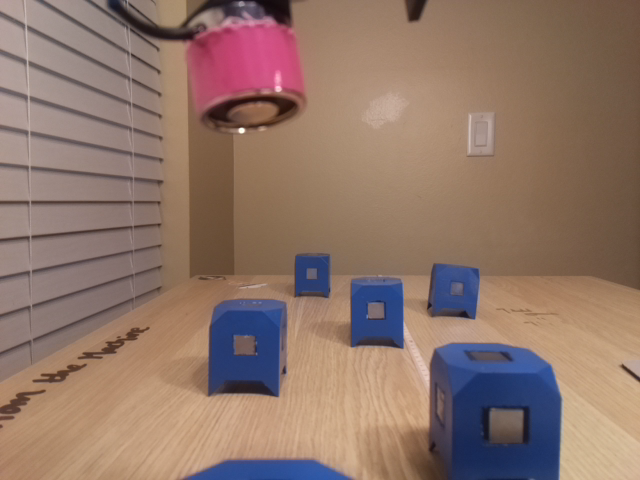
#> input picture src/vision/block_test/block_test_0.png, 640 x 480 px
$ python -i image_processor.py   (imports and definitions only)
#> lines starting #> are read from the running program, lines starting #| are printed output that depends on the picture; after the words box and inside, x2 and y2 are one past the last pixel; in counts of white or black regions, pixels touching at a corner belong together
### src/vision/building_block.py
#!/usr/bin/env python3

import numpy as np

class Block:

    def __init__(self, width, height, area, centroid, p_o):

        self.pixel_dim      = {'width':width, 'height':height, 'area':area}
        self.centroid       = centroid  # centroid stored as (x:col, y:row)
        self.pixel_o        = p_o       # starting pixel stored as (x:col, y:row)
        # self.label_matrix   = []

        """ {'p_min':, 'p_max':, 'width':,'height':, 'centroid':,
            'area', 'label_id'} """
        self.metal_blobs    = []

        self.feature_array  = []
        self.updateFeatureArray()

    def addMetalBlob(self, blob_list):

        """ @param blob_list dictionary list containing features of the blob associated
                    with the block """

        self.metal_blobs = blob_list

    # [7 lines left out: function updateBlock, not called in this run]


    def updateFeatureArray(self):
        """ update so that elements in order are:
            top left corner, top right corner,
            bottom left corner, bottom right corner, and centroid """
        x, y    = self.pixel_o
        w       = self.pixel_dim.get('width')
        h       = self.pixel_dim.get('height')
        self.feature_array = np.array([(x, y), (x+w, y), (x, y+h), (x+w, y+h), self.centroid])

### src/vision/pixel_grid.py

from cmath import inf
from re import X
import numpy as np
from math import atan2, sqrt

DEBUG = False

class PixelGrid:


    def __init__(self, max_row, max_col, resolution) -> None:

        """ pixel grid dimensions """

        # take in max row and column
        self.max_row = max_row
        self.max_col = max_col

        # store in reverse order for handling pixel geometric
        self.max_x = max_col
        self.max_y = max_row

        # [4 lines of commented-out code are left out]


        """ center column window """
        # grid centroid as x:column, y:row
        self.centroid           = (int(self.max_x//2), int(self.max_y//2))

        # pixel used to make nearness measurements,  centroid-x, max y
        self.pixel_anchor       = (self.centroid[0], self.max_y - 1)

        # build scanning window
        self.dx                 = 25                                        # delta used to build boundaries
        self.window_offset      = 50                                        # slight offset from center of image x-axis
        self.window_base_x      = self.pixel_anchor[0] - self.window_offset # shift the center slightly left in image
        self.winow_max_x        = self.window_base_x + self.dx              # max x in boundary
        self.winow_min_x        = self.window_base_x - self.dx              # min x in boundary
        self.window_anchor      = (self.window_base_x, self.pixel_anchor[1])
        self.scanning_border = {'start_line_1'  : (self.winow_min_x, 0), \
                                'end_line_1'    : (self.winow_min_x, self.max_y - 1), \
                                'start_line_2'  : (self.winow_max_x, 0), \
                                'end_line_2'    :(self.winow_max_x, self.max_y - 1)}


        if DEBUG:
            print("Pixel Grid initialization")
            print("\tgrid dimension: %f, %f \n all other variables in (x:col, y:row) format\n" % (self.max_row,  self.max_col))
            print("\tgrid centroid: ", self.centroid)
            print("\tpixel_anchor: ", self.pixel_anchor)
            print("\scanning border: ", self.scanning_border)


    # [13 lines left out: function pixelDistanceHeuristic, not called in this run]

    # [68 lines of commented-out code are left out]

### src/vision/image_processor.py
#!/usr/bin/env python3

import cv2 as cv
import numpy as np

# from vision.building_block import Block
# from vision.pixel_grid import PixelGrid

from building_block import Block
from pixel_grid import PixelGrid

class ImageProcessor:

    def __init__(self) -> None:

        # HSV color filters with lower and upper thresholds
        self.block_filter_HSV  = {'lower':np.array([105, 110, 20], dtype = "uint8"), \
                                    'upper':np.array([115, 255, 255],  dtype = "uint8")}


        self.emag_filter_HSV   = {'lower':np.array([155, 100, 20], dtype = "uint8"), \
                                'upper':np.array([170, 255, 255],  dtype = "uint8")}

        # hard coded to image properties of raspi cam
        self.pix_grid = PixelGrid(480, 640, 25)

        """ thresholds for filtering objects in pixel space
                (element 0 is min and element 1 is max)     """
        # single block
        self.block_thresh = {'width':(45,175), 'height':(45,180), 'area':(4000,20000)}
        self.near_block_thresh = {'width':(200,400), 'height':(200,400), 'area':(20000,40000)}
        self.metal_thresh = {'width':(20,50), 'height':(10,50), 'area':(200,2000)}
        self.emag_thresh  = {'width':(50,150), 'height':(30,100), 'area':(2500,4500)}

        self.emag_param         = {'erosion':4, 'dilation':2}
        self.block_open_param   = {'erosion':2, 'dilation':3}
        self.metal_open_param   = {'erosion':3, 'dilation':4}


    def getConnectedComponents(self, img_binary, connectivity):
        """ @param binary - binary thresholded image
            @param connectivity - 4 is diamond neighboorhood, 8 is square neighboorhood
            @param filter - 0 return all components, 1- filter based on constraint
            @return 4tuple - (count, label, stats, centroids)
                            count - number of components
                            label - same dim as image, each element consists of an int indicating the component it belongs to
                            stats - nx5 matrix containing stats
                            centroids - nx2 matrix containing centroid
            @note returns all connected components (first component is always the background) """

        if (connectivity != 4 and connectivity != 8):
            connectivity = 8

        # features to return (numLabels, labels, stats, centroids)
        return cv.connectedComponentsWithStats(img_binary, connectivity, cv.CV_32S)

    def filterComponents(self, comp_tuple, threshold):
        """ @param comp_tuple:      4-tuple containing connected components and there statistics
            @param threshold:       threshold used for filtering as a dict
            @note accessing stats:  x = stats[i, cv2.CC_STAT_LEFT]      - starting x coordinate of the component
	                                y = stats[i, cv2.CC_STAT_TOP]       - starting y coordinate of the component
	                                w = stats[i, cv2.CC_STAT_WIDTH]     - width of the component
	                                h = stats[i, cv2.CC_STAT_HEIGHT]    - height of the component
	                                area = stats[i, cv2.CC_STAT_AREA]   - area (in pixels)  """

        # get upper and lower bounds from threshold dictionary
        (min_width, max_width)      = threshold.get('width')
        (min_height, max_height)    = threshold.get('height')
        (min_area, max_area)        = threshold.get('area')

        # unpack connected component tuple
        (label_count, _, stats, centroids) = comp_tuple

        # store inlier indices
        inlier_labels = []

        # iterate over number of components
        for ix in range(0, label_count):

            w, h    = stats[ix, cv.CC_STAT_WIDTH], stats[ix, cv.CC_STAT_HEIGHT]
            area    = stats[ix, cv.CC_STAT_AREA]

            # check that component satisfies thresholds
            if (w >= min_width and w <= max_width) and (h >= min_height and h <= max_height) and (area >= min_area and area <= max_area):

                inlier_labels.append(ix) # add inlier index

        return inlier_labels


    """ tracking/detection functions """

    # [35 lines left out: function trackBlockTransport, not called in this run]

    def matchComponents(self, comp_p, inlier_ix_p, comp_s, inlier_ix_s):

        # return if there are not sufficient components
        if len(inlier_ix_p) == 0 or len(inlier_ix_s) == 0:
            return []

        block_list   = []    # list of running block objects to return
        matched_ix   = []    # list of associated indices to prevent over-processing

        # extract component containers
        (_, label_matrix_p, stats_p, centroids_p) = comp_p  # primary blobs
        (_, label_matrix_s, stats_s, centroids_s) = comp_s  # sub blobs

        # iterate over each inlier label to access inlier primary components
        for ix_p in inlier_ix_p:

            # construct pixel space geofence for filtering sub-blobs
            w_p, h_p        = stats_p[ix_p, cv.CC_STAT_WIDTH], stats_p[ix_p, cv.CC_STAT_HEIGHT]
            min_xp, min_yp  = stats_p[ix_p, cv.CC_STAT_LEFT], stats_p[ix_p, cv.CC_STAT_TOP]
            pixel_geofence  = {'min_coordinate': (min_xp, min_yp), 'max_coordinate': (min_xp + w_p, min_yp + h_p)}

            # store all associations to this primary blob
            association_list = []

            # compare non-associated sub-blobs to current primary
            for ix_s in inlier_ix_s:

                # skip if label has already been associated
                if ix_s in matched_ix:
                    continue

                # get pixel features used for matching test
                cX_s, cY_s  = centroids_s[ix_s]
                w_s, h_s    = stats_s[ix_s, cv.CC_STAT_WIDTH], stats_s[ix_s, cv.CC_STAT_HEIGHT]
                x_s, y_s    = stats_s[ix_s, cv.CC_STAT_LEFT], stats_s[ix_s, cv.CC_STAT_TOP]

                # check that sub blob is within primary blob
                if self.isBlobInBlob(pixel_geofence, (cX_s, cY_s)):

                    blob_dict = {'p_min': (x_s, y_s), 'p_max': (x_s+w_s, y_s+h_s), 'width':w_s, 'height':h_s, \
                                'centroid':(cX_s, cY_s), 'area':stats_s[ix_s, cv.CC_STAT_AREA], 'label_id':ix_s}

                    association_list.append(blob_dict)  # add index to associations for this primary iteration
                    matched_ix.append(ix_s)          # add sub blob index to known associations

            # if number of associations is reasonable then keep label composition
            if len(association_list) > 0 and len(association_list) <= 3:

                # construct block and add to list
                block = Block(width=w_p, height=h_p, area=stats_p[ix_p, cv.CC_STAT_AREA], centroid=centroids_p[ix_p], p_o=(min_xp, min_yp))
                block.addMetalBlob(association_list)    # add associated metal blobs to block
                block_list.append(block)                # update associated metal indices

        return block_list

    def isBlobInBlob(self, pixel_GF, centroid):
        """(0,0)
        min(x,y)                    max(x),min(y)
                        *********
                        *   c   *
                        *       *
                        *       *
                        *********
        min(x),max(y)               max(x),max(y)  """

        # get min and max pixel geofence coordinates
        min_x, min_y    = pixel_GF.get('min_coordinate')
        max_x, max_y    = pixel_GF.get('max_coordinate')

        # get centroid to test position within blob
        (cx, cy)        = centroid

        if (cx > min_x and cy > min_y) and (cx < max_x and cy > min_y) and (cx > min_x and cy < max_y) and (cx < max_x and cy < max_y):
            return True
        else:
            return False


    def detectBlocks(self, src_img):

        # apply color filter to get block mask and then inverse to get metal mask
        block_mask  = self.filterColor(img_bgr=src_img, filter=self.block_filter_HSV)
        metal_mask  = cv.bitwise_not(block_mask)

        # open both masks with different structuring elements
        opened_block_mask   = self.compoundOpenImage(src_img=block_mask, param_dict=self.block_open_param)
        opened_metal_mask   = self.compoundOpenImage(src_img=metal_mask, param_dict=self.metal_open_param)

        # get connected components within masks
        block_comps = self.getConnectedComponents(img_binary=opened_block_mask, connectivity=8)
        metal_comps = self.getConnectedComponents(img_binary=opened_metal_mask, connectivity=8)

        # filter components and retrieve inlier labels
        block_label_list = self.filterComponents(comp_tuple=block_comps, threshold=self.block_thresh)
        metal_label_list = self.filterComponents(comp_tuple=metal_comps, threshold=self.metal_thresh)

        # make blue block and metal associations
        block_obj_list = self.matchComponents(comp_p=block_comps, inlier_ix_p=block_label_list, \
                                                comp_s=metal_comps, inlier_ix_s=metal_label_list)

        return block_obj_list

    # [120 lines left out: functions getBlockTarget, getBlockCorrespondence, not called in this run]

        # [6 lines of commented-out code are left out]

    def filterColor(self, img_bgr, filter):
        """
        Find indices of image within range of lower and upper bound in HSV color range.
        @param img_bgr  - BGR image
        @param filter   - lower and upper bound of HSV range as a dict
        @return: binary mask describing inbound indices """
        lower = filter.get('lower')
        upper = filter.get('upper')

        return cv.inRange(cv.cvtColor(img_bgr, cv.COLOR_BGR2HSV), lower, upper)


    def applyErosion(self, kernal_size, src, shape):

        if (shape=="rectangle"):
            erosion_shape = cv.MORPH_RECT
        elif (shape=="cross"):
            erosion_shape = cv.MORPH_CROSS
        elif (shape=="ellipse"):
            erosion_shape = cv.MORPH_ELLIPSE

        element = cv.getStructuringElement(erosion_shape, (2 * kernal_size + 1, 2 * kernal_size + 1),
                                       (kernal_size, kernal_size))

        return cv.erode(src, element)

    def applyDilation(self, kernal_size, src, shape):

        if (shape=="rectangle"):
            dilation_shape = cv.MORPH_RECT
        elif (shape=="cross"):
            dilation_shape = cv.MORPH_CROSS
        elif (shape=="ellipse"):
            dilation_shape = cv.MORPH_ELLIPSE

        element = cv.getStructuringElement(dilation_shape, (2 * kernal_size + 1, 2 * kernal_size + 1),
                                       (kernal_size, kernal_size))

        return cv.dilate(src, element)

    def compoundOpenImage(self, src_img, param_dict):

        # extract kernal scaler from open parameter dictionary
        erosion_kernal  = param_dict.get('erosion')
        dilation_kernal = param_dict.get('dilation')

        img_erosion     = self.applyErosion(erosion_kernal, src_img, "cross")
        opened_img      = self.applyDilation(dilation_kernal, img_erosion, "rectangle")

        return opened_img

    # [52 lines left out: functions displayImg, viewComponents, displayImgProperties, not called in this run]

    def convert_bgr2rgb(self, img_bgr):
        return cv.cvtColor(img_bgr, cv.COLOR_BGR2RGB)

    def convert_bgr2grayscale(self, img_bgr):
        return cv.cvtColor(img_bgr, cv.COLOR_BGR2GRAY)


    # [24 lines left out: function applyThreshold, not called in this run]


    def getContours(self, bin_img):
        contours, hierarchy = cv.findContours(bin_img, cv.RETR_TREE, cv.CHAIN_APPROX_SIMPLE)
        return contours

>>> import cv2
>>> picture = cv2.imread('block_test/block_test_0.png')
#> picture is the input picture: shape (480, 640, 3); mean B, G, R 104.9, 117.2, 143.3
>>> result = ImageProcessor().detectBlocks(picture)
#> in filterColor, `return cv.inRange(cv.cvtColor(img_bgr, cv.COLOR_BGR2HSV), lower, upper)`:
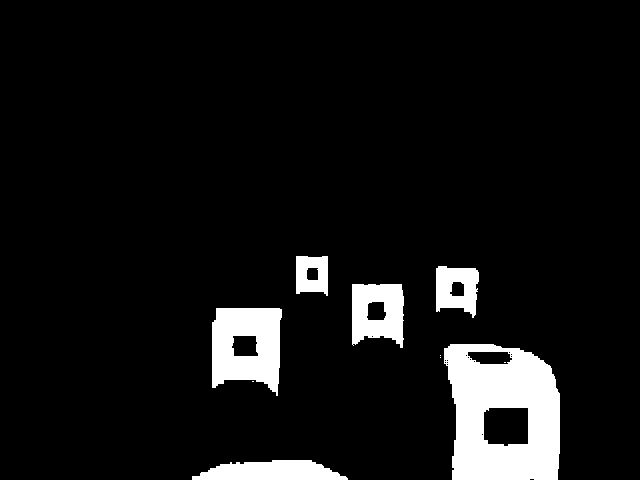
#> returned value: shape (480, 640); 7.8% white; 10 white regions (4 under 20 px), largest, box (x1, y1, x2, y2) and area: (444, 344, 560, 480) 11837, (212, 308, 282, 396) 4614, (352, 284, 404, 348) 2560, (192, 460, 348, 480) 2322, (436, 266, 479, 318) 1589, (296, 256, 328, 296) 1030
#> in applyErosion, `return cv.erode(src, element)`:
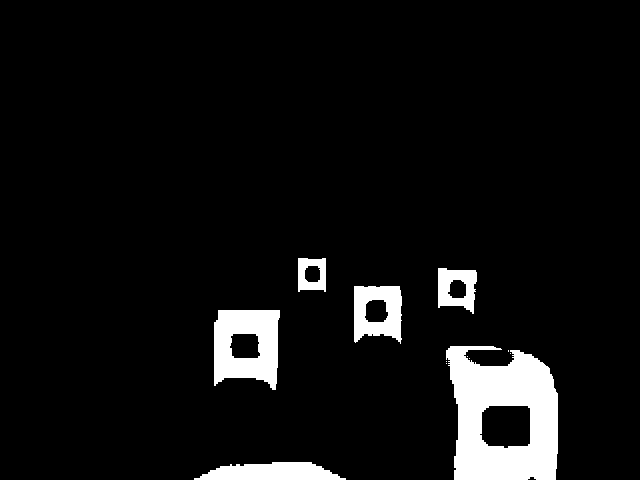
#> returned value: shape (480, 640); 6.6% white; 12 white regions (6 under 20 px), largest, box (x1, y1, x2, y2) and area: (446, 346, 558, 480) 10592, (214, 310, 280, 390) 3850, (194, 462, 346, 480) 2000, (354, 286, 402, 344) 1980, (438, 268, 477, 314) 1152, (298, 258, 326, 292) 673
#> in applyDilation, `return cv.dilate(src, element)`:
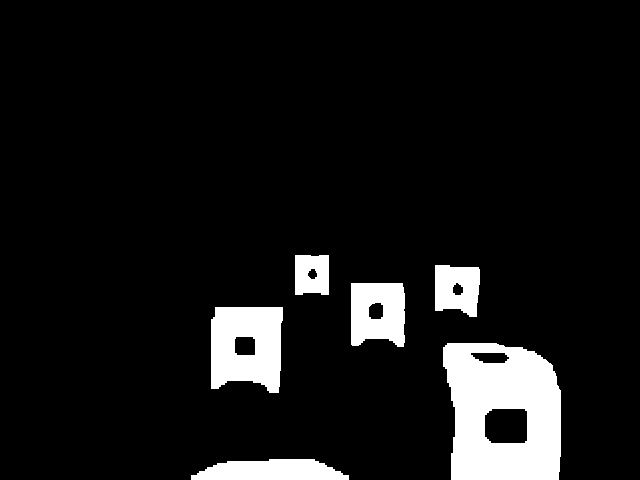
#> returned value: shape (480, 640); 8.6% white; 6 white regions, box (x1, y1, x2, y2) and area: (443, 343, 561, 480) 12704, (211, 307, 283, 393) 5092, (351, 283, 405, 347) 2964, (191, 459, 349, 480) 2598, (435, 265, 480, 317) 1895, (295, 255, 329, 295) 1250
#> call 2 of applyErosion, with kernal_size = 3, shape = 'cross'
#> in applyErosion (call 2), `return cv.erode(src, element)`:
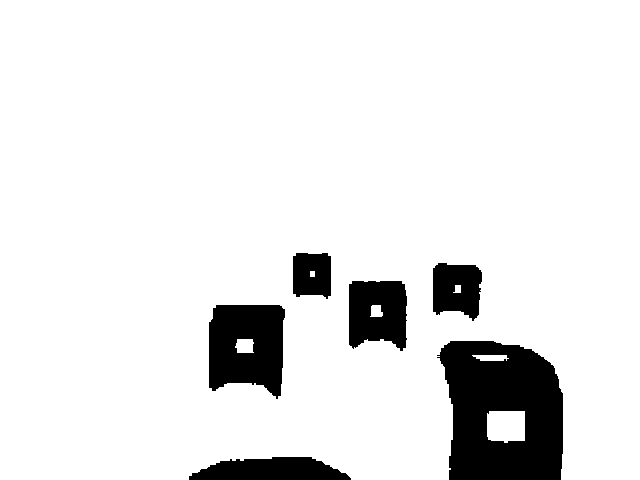
#> returned value: shape (480, 640); 90.4% white; 6 black regions, box (x1, y1, x2, y2) and area: (437, 341, 563, 480) 13624, (209, 305, 285, 399) 5754, (349, 281, 407, 351) 3418, (189, 457, 351, 480) 2817, (433, 263, 482, 321) 2237, (293, 253, 331, 299) 1555
#> call 2 of applyDilation, with kernal_size = 4, shape = 'rectangle'
#> in applyDilation (call 2), `return cv.dilate(src, element)`:
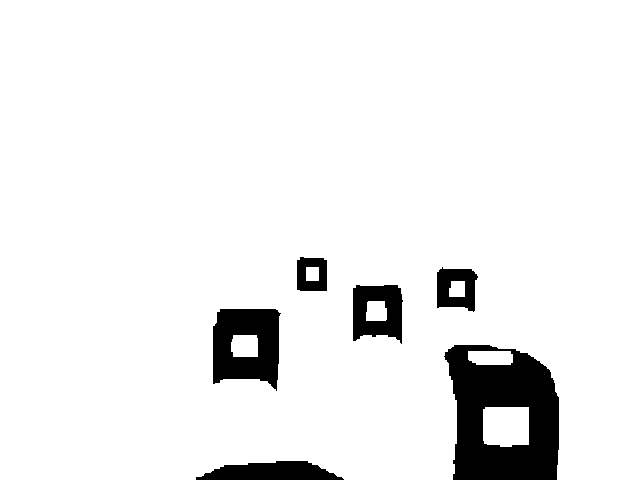
#> returned value: shape (480, 640); 93.1% white; 6 black regions, box (x1, y1, x2, y2) and area: (444, 345, 559, 480) 10917, (213, 309, 281, 391) 4082, (353, 285, 403, 344) 2106, (196, 461, 344, 480) 2008, (437, 267, 478, 312) 1238, (297, 257, 327, 291) 797
#> in filterComponents, `(label_count, _, stats, centroids) = comp_tuple`: label_count = 7; stats = [[0, 0, 640, 480, 280697], [295, 255, 34, 40, 1250], [435, 265, 45, 52, 1895], [351, 283, 54, 64, 2964], [211, 307, 72, 86, 5092], [443, 343, 118, 137, 12704], [191, 459, 158, 21, 2598]]; centroids = [[311.5, 226.3], [311.4, 274.1], [456.7, 288.2], [377.4, 312.3], [246.4, 345.7], [502.9, 412.8], [270.6, 470.5]]
#> the loop in filterComponents, `for ix in range(0, label_count): ` made 7 passes
#> (w, h, area) on passes 1 to 7: (640, 480, 280697), (34, 40, 1250), (45, 52, 1895), (54, 64, 2964), (72, 86, 5092), (118, 137, 12704), (158, 21, 2598)
#> after the loop in filterComponents, `for ix in range(0, label_count):`: inlier_labels = [4, 5]
#> the loop in filterComponents (call 2), `for ix in range(0, label_count): ` made 8 passes
#> (w, h, area) on passes 1 to 8: (363, 223, 21148), (640, 480, 282309), (13, 14, 182), (16, 16, 242), (21, 20, 393), (27, 22, 570), (45, 14, 595), (46, 40, 1761)
#> in detectBlocks, `metal_label_list = self.filterComponents(comp_tuple=metal_comps, thres..`: metal_label_list = [4, 5, 6, 7]
#> in matchComponents, `(_, label_matrix_p, stats_p, centroids_p) = comp_p`:
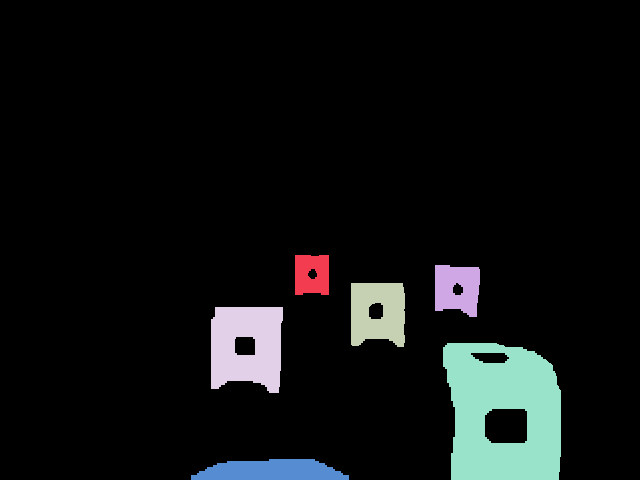
#> label_matrix_p: shape (480, 640) int32; 7 distinct labels, from 0 to 6; one colour per label, 0 black
#> in matchComponents, `(_, label_matrix_p, stats_p, centroids_p) = comp_p`: stats_p has the same summary as stats in filterComponents; centroids_p has the same summary as centroids in filterComponents
#> in matchComponents, `(_, label_matrix_s, stats_s, centroids_s) = comp_s`:
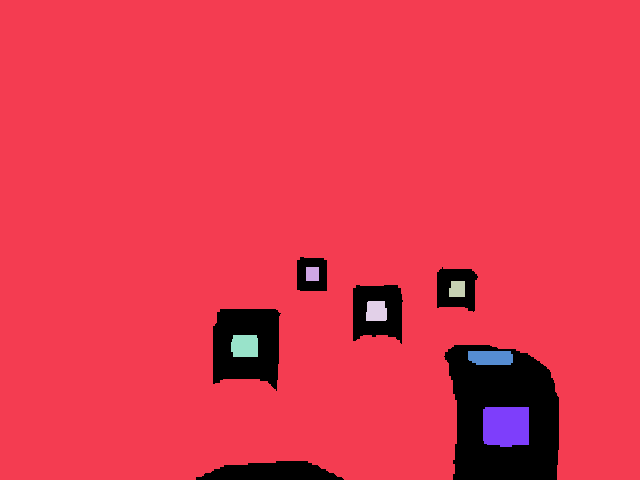
#> label_matrix_s: shape (480, 640) int32; 8 distinct labels, from 0 to 7; one colour per label, 0 black
#> in matchComponents, `(_, label_matrix_s, stats_s, centroids_s) = comp_s`: stats_s = [[196, 257, 363, 223, 21148], [0, 0, 640, 480, 282309], [306, 267, 13, 14, 182], [449, 281, 16, 16, 242], [366, 301, 21, 20, 393], [231, 335, 27, 22, 570], [468, 351, 45, 14, 595], [483, 407, 46, 40, 1761]]; centroids_s = [[409.2, 384.2], [311.2, 226.9], [312, 273.5], [456.9, 288.8], [375.9, 310.9], [244.4, 345.6], [490.4, 357.3], [505.6, 425.7]]
#> the loop in matchComponents, `for ix_p in inlier_ix_p:` made 2 passes
#> (ix_p, w_p, h_p, min_xp, min_yp) on passes 1 to 2: (4, 72, 86, 211, 307), (5, 118, 137, 443, 343)
#> after the loop in matchComponents, `for ix_p in inlier_ix_p:`: block_list = 2 items; matched_ix = [5, 6, 7]
#> in detectBlocks, `block_obj_list = self.matchComponents(comp_p=block_comps, inlier_ix_p=..`: block_obj_list = 2 items
#> result = 2 items
